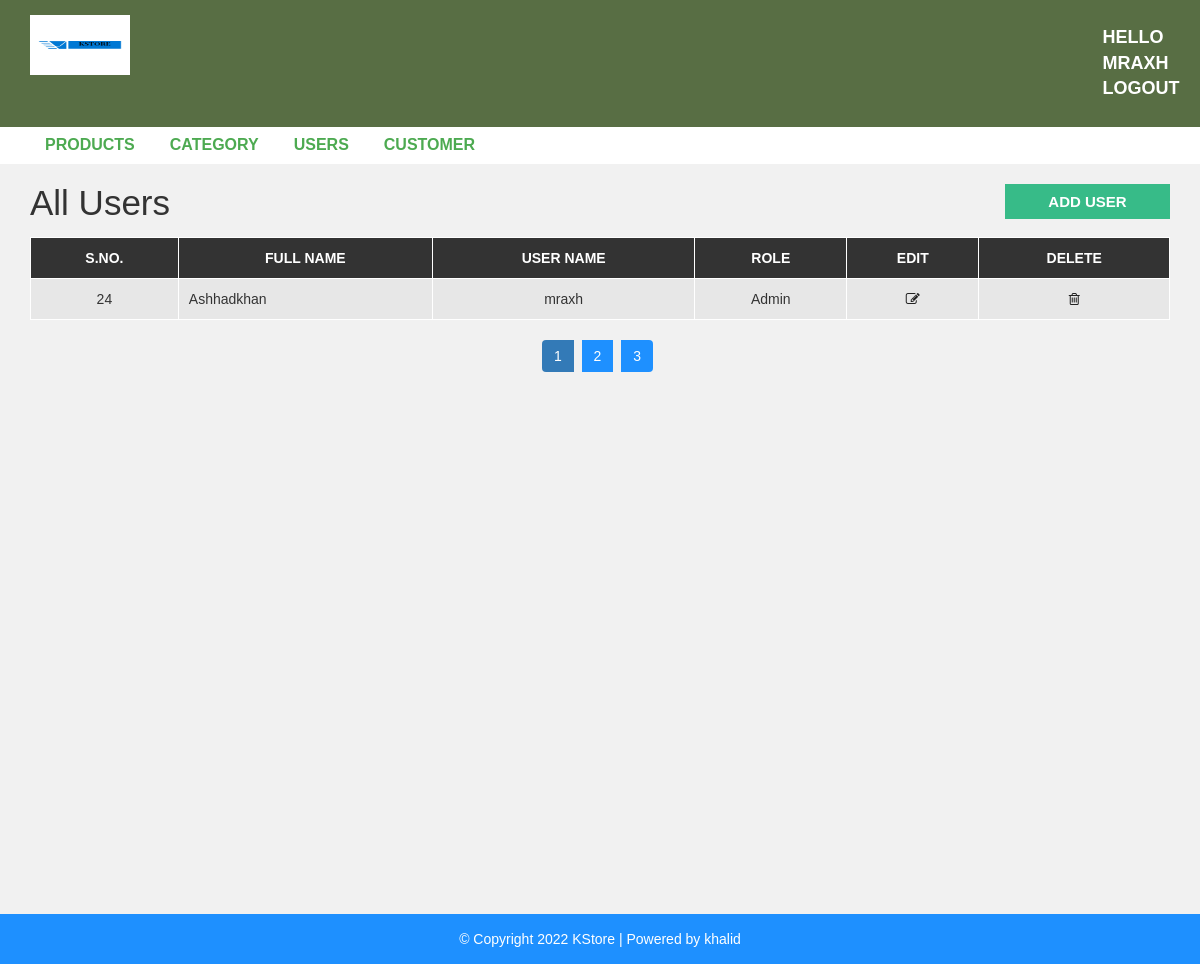
Page /admin/users.php (signed in) on the committed database.
### tables this page shows
CREATE TABLE `user` (
  `user_id` int(10) UNSIGNED NOT NULL,
  `first_name` varchar(30) NOT NULL,
  `last_name` varchar(30) NOT NULL,
  `username` varchar(30) DEFAULT NULL,
  `password` varchar(40) DEFAULT NULL,
  `role` int(11) NOT NULL
);

### admin/users.php (the view)
<?php include "header.php"; ?>
<?php
include "config.php";
$query = "SELECT * from `user`";
$result = mysqli_query($conn, $query);
if (mysqli_num_rows($result) > 0) {
?>
<div id="admin-content">
    <div class="container">
        <div class="row">
            <div class="col-md-10">
                <h1 class="admin-heading">All Users</h1>
            </div>
            <div class="col-md-2">
                <a class="add-new" href="add-user.php">add user</a>
            </div>
            <div class="col-md-12">
                <table class="content-table">
                    <thead>
                        <th>S.No.</th>
                        <th>Full Name</th>
                        <th>User Name</th>
                        <th>Role</th>
                        <th>Edit</th>
                        <th>Delete</th>
                    </thead>
                    <tbody>
                        <?php
                        while($row = mysqli_fetch_assoc($result))
                        {
                        ?>
                        <tr>
                            <td class='id'><?php echo $row['user_id'];?></td>
                            <td><?php echo $row['first_name']."".$row['last_name'];?></td>
                            <td><?php echo $row['username'];?></td>
                            <td>
                                <?php
                                if($row["role"] == '1'){
                                    echo "Admin";
                                }
                                else{
                                    echo "Normal user";
                                }
                                ?>
                            </td>
                            <td class='edit'><a href='update-user.php?id=<?php echo $row["user_id"];?>'><i class='fa fa-edit'></i></a></td>
                            <td class='delete'><a href='delete-user.php?id=<?php echo $row["user_id"];?>'><i class='fa fa-trash-o'></i></a></td>
                        </tr>
                        <?php } ?>
                    </tbody>
                </table>
                <?php } ?>
                <ul class='pagination admin-pagination'>
                    <li class="active"><a>1</a></li>
                    <li><a>2</a></li>
                    <li><a>3</a></li>
                </ul>
            </div>
        </div>
    </div>
</div>
<?php include "footer.php"; ?>

### css/style.css (style rules this page uses)
body { background: #f1f1f1; font-family: sans-serif,arial,Helvetica; }
a, a:hover, a:focus { text-decoration: none; outline: none; }
ul { margin:0; padding:0; list-style:none; }
#admin-content { padding: 20px 0; min-height: 750px; }
#admin-content .admin-heading { font-size: 35px; margin: 0 0 15px; }
#admin-content .add-new { color: #fff; background-color: #37bb88; font-size: 15px; font-weight: 600; text-align: center; text-transform: uppercase; padding: 7px 10px; display: block; transition: all 0.3s; }
#admin-content .content-table { border: 1px solid #000; width: 100%; margin: 0 0 20px; }
#admin-content .content-table thead { color: #fff; background-color: #333; }
#admin-content .content-table th { padding: 10px; border: 1px solid #fff; font-weight: 600; text-align: center; text-transform: uppercase; }
#admin-content .content-table tbody { color: #333; }
#admin-content .content-table tbody tr { background-color: #e7e7e7; }
#admin-content .content-table tbody td { padding: 10px; border: 1px solid #fff; text-align: center; }
#admin-content .content-table tbody td:nth-child(2) { text-align: left; }
#admin-content .admin-pagination { margin: 0; }
#admin-content .admin-pagination li a { display: block; }
.id, .edit, .delete { text-align:center; }
.pagination { display: block; text-align: center; margin: 0; }
.pagination li { display:inline-block; margin: 0 5px 0 0; }
.pagination li a { border: none; background: #1e90ff; color: #fff; }
i.fa { color:#222; }

### rows in the picture
user: user_id "24", first_name "Ashhad", last_name "khan", username "mraxh", role "Admin"

### other values in the picture
$_SESSION["username"] "MRAXH"
